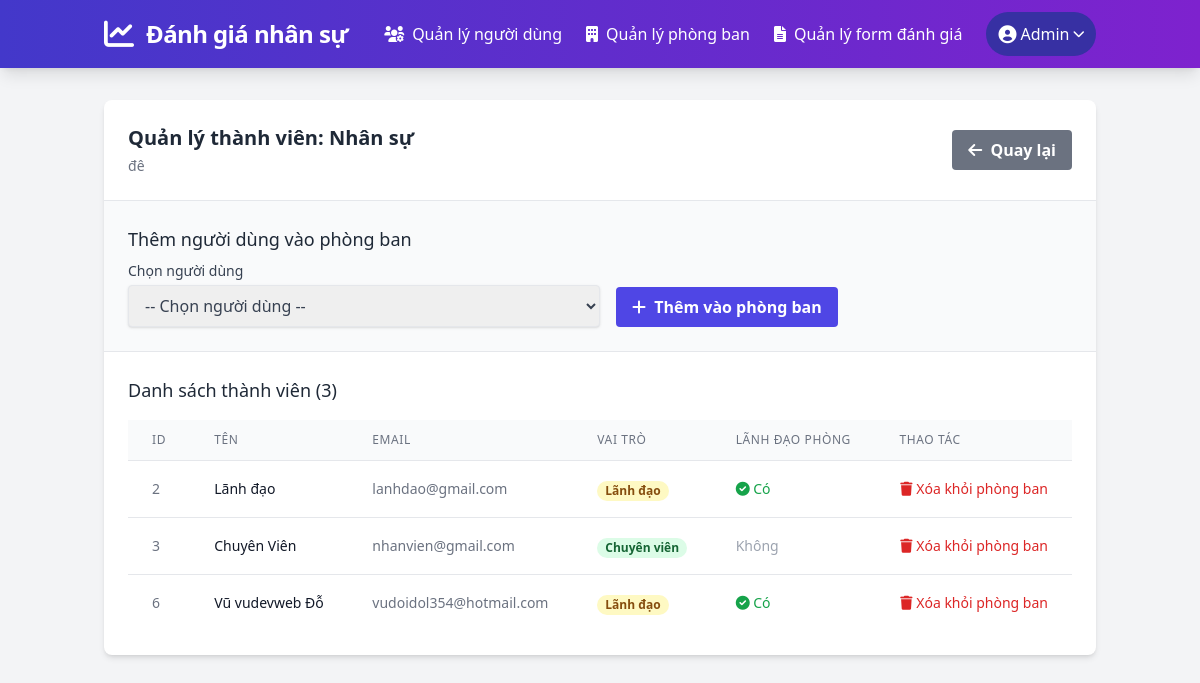
The app's page /departments/members/1 (signed in) with its own data.
### tables this page shows
CREATE TABLE `departments` (
  `id` int NOT NULL,
  `name` varchar(100) NOT NULL,
  `description` text,
  `created_at` timestamp NULL DEFAULT CURRENT_TIMESTAMP
);

CREATE TABLE `user_departments` (
  `id` int NOT NULL,
  `user_id` int NOT NULL,
  `department_id` int NOT NULL,
  `is_leader` tinyint(1) DEFAULT '0' COMMENT 'Đánh dấu là lãnh đạo phòng',
  `created_at` timestamp NULL DEFAULT CURRENT_TIMESTAMP
);

CREATE TABLE `users` (
  `id` int NOT NULL,
  `name` varchar(100) NOT NULL,
  `email` varchar(100) NOT NULL,
  `password` varchar(255) NOT NULL,
  `role` enum('admin','nhan_vien','lanh_dao','giam_doc','pho_giam_doc') NOT NULL,
  `created_at` timestamp NULL DEFAULT CURRENT_TIMESTAMP
);

### app/controllers/DepartmentController.php (called while the page is built, shortened)
<?php
class DepartmentController extends \Core\Controller
{
    public function members($id)
    {
        $departmentModel = $this->model('Department');
        $department = $departmentModel->getDepartmentById($id);
        $members = $departmentModel->getDepartmentUsers($id);
        $userModel = $this->model('User');
        $availableUsers = $userModel->getUsersNotInDepartment($id);
        $data = [
            'title' => 'Quản lý thành viên phòng ban: ' . $department['name'],
            'department' => $department,
            'members' => $members,
            'availableUsers' => $availableUsers
        ];
        $this->view('admin/departments/members', $data);
    }
}

### index.php (called while the page is built, shortened)
<?php
require_once 'core/Autoloader.php';
require_once 'config/config.php';
$app = new \Core\App();

### core/Autoloader.php (called while the page is built, shortened)
<?php
spl_autoload_register(function ($class) {
    $path = str_replace('\\', '/', $class);
    if (strpos($path, 'App/') === 0) {
        $path = substr($path, 4);
        $path = 'app/' . $path . '.php';
    } elseif (strpos($path, 'Core/') === 0) {
        $path = substr($path, 5);
        $path = 'core/' . $path . '.php';
        if (file_exists($path)) {
            return true;
        }
    }
    return false;
});

### config/config.php (called while the page is built, shortened)
<?php
$config = [
    'db_host' => 'localhost',
    'db_name' => 'job_danh_gia_nhan_su',
    'db_user' => 'root',
    'db_pass' => '',
    'site_name' => 'Đánh giá nhân sự',
    'base_url' => 'http://localhost/dgns/',
    'debug' => true
];

### core/Model.php (called while the page is built, shortened)
<?php
class Model
{
    public function __construct()
    {
        global $config;
        try {
            $this->db = new \PDO(
                "mysql:host={$config['db_host']};dbname={$config['db_name']};charset=utf8",
                $config['db_user'],
                $config['db_pass'],
                [
                    \PDO::ATTR_ERRMODE => \PDO::ERRMODE_EXCEPTION,
                    \PDO::ATTR_DEFAULT_FETCH_MODE => \PDO::FETCH_ASSOC,
                    \PDO::ATTR_EMULATE_PREPARES => false
                ]
            );
        } catch (\PDOException $e) {
            die("Database connection failed: " . $e->getMessage());
        }
    }
}

### app/models/Department.php (called while the page is built, shortened)
<?php
class Department extends \Core\Model
{
    public function getDepartmentById($id)
    {
        $stmt = $this->db->prepare("SELECT * FROM departments WHERE id = :id");
        $stmt->execute(['id' => $id]);
        return $stmt->fetch();
    }
    public function getDepartmentUsers($departmentId)
    {
        $sql = "SELECT u.*, ud.is_leader
                FROM users u
                JOIN user_departments ud ON u.id = ud.user_id
                WHERE ud.department_id = :department_id
                ORDER BY ud.is_leader DESC, u.name";
        $stmt = $this->db->prepare($sql);
        $stmt->execute(['department_id' => $departmentId]);
        return $stmt->fetchAll();
    }
}

### app/views/admin/departments/members.php (the view, shortened to what this page needs)
<div class="bg-white shadow-md rounded-lg overflow-hidden">
    <div class="flex justify-between items-center p-6 border-b">
        <div>
            <h2 class="text-xl font-semibold text-gray-800">Quản lý thành viên: <?= $department['name'] ?></h2>
            <p class="text-sm text-gray-500 mt-1"><?= $department['description'] ?></p>
        </div>
        <a href="<?= $GLOBALS['config']['base_url'] ?>departments" class="bg-gray-500 hover:bg-gray-600 text-white font-bold py-2 px-4 rounded">
            <i class="fas fa-arrow-left mr-1"></i> Quay lại
        </a>
    </div>
    <div class="p-6 bg-gray-50 border-b">
        <div class="mb-2">
            <h3 class="text-lg font-medium text-gray-800">Thêm người dùng vào phòng ban</h3>
        </div>
        <?php if (empty($availableUsers)): ?>
            <div class="bg-yellow-100 border border-yellow-400 text-yellow-700 px-4 py-3 rounded relative">
                <span class="block sm:inline">Tất cả người dùng đã được thêm vào phòng ban này.</span>
            </div>
        <?php else: ?>
            <form action="<?= $GLOBALS['config']['base_url'] ?>departments/add-member/<?= $department['id'] ?>" method="POST" class="flex flex-wrap gap-4 items-end">
                <div class="w-1/2">
                    <label for="user_id" class="block text-sm font-medium text-gray-700 mb-1">Chọn người dùng</label>
                    <select name="user_id" id="user_id" class="shadow border rounded py-2 px-3 text-gray-700 w-full" onchange="checkUserRole(this.value)">
                        <option value="">-- Chọn người dùng --</option>
                    </select>
                </div>
                <div>
                    <button type="submit" class="bg-indigo-600 hover:bg-indigo-700 text-white font-bold py-2 px-4 rounded focus:outline-none focus:shadow-outline">
                        <i class="fas fa-plus mr-1"></i> Thêm vào phòng ban
                    </button>
                </div>
            </form>
        <?php endif; ?>
    </div>
    <div class="p-6">
        <h3 class="text-lg font-medium text-gray-800 mb-4">Danh sách thành viên (<?= count($members) ?>)</h3>
        <?php if (empty($members)): ?>
            <div class="bg-gray-100 border border-gray-400 text-gray-700 px-4 py-3 rounded relative">
                <span class="block sm:inline">Chưa có thành viên nào trong phòng ban này.</span>
            </div>
        <?php else: ?>
            <div class="overflow-x-auto">
                <table class="min-w-full divide-y divide-gray-200">
                    <thead class="bg-gray-50">
                        <tr>
                            <th scope="col" class="px-6 py-3 text-left text-xs font-medium text-gray-500 uppercase tracking-wider">ID</th>
                            <th scope="col" class="px-6 py-3 text-left text-xs font-medium text-gray-500 uppercase tracking-wider">Tên</th>
                            <th scope="col" class="px-6 py-3 text-left text-xs font-medium text-gray-500 uppercase tracking-wider">Email</th>
                            <th scope="col" class="px-6 py-3 text-left text-xs font-medium text-gray-500 uppercase tracking-wider">Vai trò</th>
                            <th scope="col" class="px-6 py-3 text-left text-xs font-medium text-gray-500 uppercase tracking-wider">Lãnh đạo phòng</th>
                            <th scope="col" class="px-6 py-3 text-left text-xs font-medium text-gray-500 uppercase tracking-wider">Thao tác</th>
                        </tr>
                    </thead>
                    <tbody class="bg-white divide-y divide-gray-200">
                        <?php foreach ($members as $member): ?>
                            <tr>
                                <td class="px-6 py-4 whitespace-nowrap text-sm text-gray-500"><?= $member['id'] ?></td>
                                <td class="px-6 py-4 whitespace-nowrap">
                                    <div class="text-sm font-medium text-gray-900"><?= $member['name'] ?></div>
                                </td>
                                <td class="px-6 py-4 whitespace-nowrap">
                                    <div class="text-sm text-gray-500"><?= $member['email'] ?></div>
                                </td>
                                <td class="px-6 py-4 whitespace-nowrap">
                                    <span class="px-2 inline-flex text-xs leading-5 font-semibold rounded-full
                                        <?php
                                        switch($member['role']) {
                                            case 'lanh_dao':
                                                echo 'bg-yellow-100 text-yellow-800';
                                                break;
                                            default:
                                                echo 'bg-green-100 text-green-800';
                                        }
                                        ?>">
                                        <?php
                                        switch($member['role']) {
                                            case 'nhan_vien':
                                                echo 'Chuyên viên';
                                                break;
                                            case 'lanh_dao':
                                                echo 'Lãnh đạo';
                                                break;
                                        }
                                        ?>
                                    </span>
                                </td>
                                <td class="px-6 py-4 whitespace-nowrap text-sm">
                                    <?php if ($member['role'] == 'lanh_dao'): ?>
                                        <span class="text-green-600"><i class="fas fa-check-circle"></i> Có</span>
                                    <?php else: ?>
                                        <span class="text-gray-400">Không</span>
                                    <?php endif; ?>
                                </td>
                                <td class="px-6 py-4 whitespace-nowrap text-right text-sm font-medium">
                                    <a href="<?= $GLOBALS['config']['base_url'] ?>departments/remove-member/<?= $department['id'] ?>/<?= $member['id'] ?>"
                                       class="text-red-600 hover:text-red-900"
                                       onclick="return confirm('Bạn có chắc chắn muốn xóa người dùng này khỏi phòng ban?');">
                                        <i class="fas fa-trash"></i> Xóa khỏi phòng ban
                                    </a>
                                </td>
                            </tr>
                        <?php endforeach; ?>
                    </tbody>
                </table>
            </div>
        <?php endif; ?>
    </div>
</div>

### records on screen
departments: name "Nhân sự", description "đê"
user_departments: user "2", user.name "Lãnh đạo", user.email "lanhdao@gmail.com", shows "Có"
user_departments: user "3", user.name "Chuyên Viên", user.email "nhanvien@gmail.com", shows "Chuyên viên", shows "Không"
user_departments: user "6", user.name "Vũ vudevweb Đỗ", user.email "vudoidol354@hotmail.com", shows "Lãnh đạo", shows "Có"

### other values on screen
$config['site_name'] "Đánh giá nhân sự"
$_SESSION['user']['name'] "Admin"
count($members) "3"
